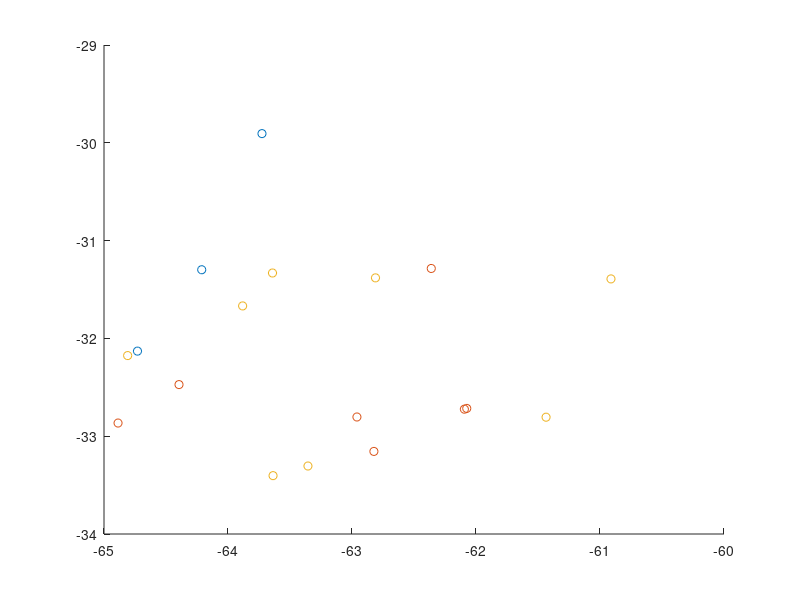

Reproduce this figure in MATLAB. (Note: this script raises an error after producing the figure.)
bal = [-64.212	-31.298
-64.73	-32.13
-63.726	-29.906];
	
flx = [
-62.36068333	-31.28495
-62.09375	-32.72371667
-62.07463333	-32.71578333
-62.96025	-32.8036
-64.88676667	-32.86536667
-62.82341667	-33.15558333
-64.39513333	-32.47223333];
	
	
met = [
-63.64116667	-31.33128333
-62.81066667	-31.38093333
-60.91148333	-31.39168333
-61.43495	-32.80568333
-63.3552	-33.3048
-63.63676667	-33.40331667
-64.80933333	-32.17568333
-63.88206667	-31.66796667];


%%
figure(476); clf
scatter(bal(:,1),bal(:,2),'ko'); hold on
scatter(flx(:,1),flx(:,2),'rx');
scatter(met(:,1),met(:,2),'bx');

% met 
% s13 La Insolente
% s15 Pilar
% s1
%
% flux
% s14
% s9

%% Variable check
fn = '~/Desktop/UIUC/2021Spring/ATMS 405/Project/EOL_Fluxes/isfs_tc_20180520.nc';
finfo = ncinfo(fn);
ll = length(finfo.Variables);
sn = 'h2o';
varnl = cell(1,ll);
j = 1;
for i = 1:ll
    vn = finfo.Variables(i).Name;
    if contains(vn,sn)
        varnl{j} = vn; j = j + 1;
    end
end
temp = varnl{1:j-1};

for i = 1:j-1
    fprintf('%s\n',varnl{i});
end

%%
flist = importdata('~/Desktop/UIUC/2021Spring/ATMS 405/Project/EOL_Fluxes/list_s.txt');
fll = length(flist);

rain = nan(3,288*fll);
rain_t = nan(3,288*fll);

rnv = {'Rainr_1m_s1','Rainr_1m_s13','Rainr_1m_s15'};
rntv = {'Rainr_tip_1m_s1','Rainr_tip_1m_s13','Rainr_tip_1m_s15'};

for i = 1:fll
    fn = ['~/Desktop/UIUC/2021Spring/ATMS 405/Project/EOL_Fluxes/' flist{i}];
    
    finfo = ncinfo(fn);
    for j = 1:length(finfo.Variables)
        vn = finfo.Variables(j).Name;
        tid  = ((i-1)*288+1):((i-1)*288+288);
        for k = 1:3
            if strcmp(vn,rnv{k})
                rain(k,tid) = ncread(fn,rnv{k});
            end
            if strcmp(vn,rntv{k})
                rain_t(k,tid) = ncread(fn,rntv{k});
            end
        end
    end
end

%%
drain = nan(3,fll);
draint = nan(3,fll);

for i = 1:fll
    tid = ((i-1)*288+1):((i-1)*288+288);
    drain(:,i) = sum(rain(:,tid),2);
    draint(:,i) = sum(rain_t(:,tid),2);
end

%%
% daily accum rain
p95 = nan(1,3);
p95(1) = prctile(drain(1,:),95);
p95(2) = prctile(drain(2,:),95);
p95(3) = prctile(drain(3,:),95);

days = 1:fll;
pdays = [];
for i = 1:3
    pday = days(drain(i,:)>=p95(i));
    % intersect days
    if i == 1
        pdays = pday;
    else
        pdays = intersect(pdays,pday);
    end
    % all days
%     pdays = unique([pdays pday]);
end

pdl = cell(1,length(pdays));
for i = 1:length(pdays)
    pdl{i} = flist{pdays(i)}(9:16);
end

%%
% 3-hour accum rain 
hrain = nan(3,fll*8);
hraint = nan(3,fll*8);

for i = 1:fll*8
    tid = ((i-1)*36+1):((i-1)*36+36);
    hrain(:,i) = sum(rain(:,tid),2);
    hraint(:,i) = sum(rain_t(:,tid),2);
end

p95 = nan(1,3);
p95(1) = prctile(hrain(1,:),95);
p95(2) = prctile(hrain(2,:),95);
p95(3) = prctile(hrain(3,:),95);

hours = 1:fll*8;
phours = [];
for i = 1:3
    phour = hours(hrain(i,:)>=p95(i));
    % intersect days
    if i == 1
        phours = phour;
    else
        phours = intersect(phours,phour);
    end
    % all days
%     pdays = unique([pdays pday]);
end

pdl = cell(1,length(phours));
for i = 1:length(phours)
    ymh = floor((phours(i)-1)/8)+1;
%     hhh = floor((phours(i)-(ymh-1)*8)/3)*3-3;
%     hhh = mod(phours(i)-1,8)-1;
    ymh = flist{ymh}(9:16);
%     if hhh < 0
%         hhh = hhh + 8; hhh = hhh*3;
%         ymh = datenum(ymh,'yyyymmdd')-1;
%         ymh = datestr(ymh,'yyyymmdd');
%     else
%         hhh = hhh*3;
%     end
    hhh = mod(phours(i)-1,8)*3;
    hhh = num2str(hhh,'%02d');
    pdl{i} = [ymh hhh 'Z'];
end
%%
figure(4398)
plot(hrain(2,:))
% i = 131;
% tid = ((i-1)*288+1):((i-1)*288+288);
% plot(rain(2,tid))

%%
% Now soil moisture! NO RH
flist = importdata('~/Desktop/UIUC/2021Spring/ATMS 405/Project/EOL_Fluxes/list_s.txt');
fll = length(flist);

qsoil = nan(5,288*fll);

rnv = {'RH_2m_s1','RH_2m_s13','RH_2m_s15',...
    'RH_2m_s9','RH_2m_s14'};

for i = 1:fll
    fn = ['~/Desktop/UIUC/2021Spring/ATMS 405/Project/EOL_Fluxes/' flist{i}];
    
    finfo = ncinfo(fn);
    for j = 1:length(finfo.Variables)
        vn = finfo.Variables(j).Name;
        tid  = ((i-1)*288+1):((i-1)*288+288);
        for k = 1:5
            if strcmp(vn,rnv{k})
                qsoil(k,tid) = ncread(fn,rnv{k});
            end
        end
    end
end

%%
% 3-hour mean rh
hrh = nan(5,fll*8);

for i = 1:fll*8
    tid = ((i-1)*36+1):((i-1)*36+36);
    hrh(:,i) = mean(qsoil(:,tid),2);
end

rh95 = nan(1,5);
for i = 1:5
    rh95(i) = prctile(hrh(i,:),5);
end

hours = 1:fll*8;
dhours = [];
for i = 1:5
    dhour = hours(hrh(i,:)<=rh95(i));
    % intersect days
    if i == 1
        dhours = dhour;
    else
        dhours = intersect(dhours,dhour);
    end
    % all days
%     pdays = unique([pdays pday]);
end

ddl = cell(1,length(dhours));
for i = 1:length(dhours)
    ymh = floor((dhours(i)-1)/8)+1;
%     hhh = floor((phours(i)-(ymh-1)*8)/3)*3-3;
%     hhh = mod(dhours(i)-1,8)-1;
    ymh = flist{ymh}(9:16);
%     if hhh < 0
%         hhh = hhh + 8; hhh = hhh*3;
%         ymh = datenum(ymh,'yyyymmdd')-1;
%         ymh = datestr(ymh,'yyyymmdd');
%     else
%         hhh = hhh*3;
%     end
    hhh = mod(dhours(i)-1,8)*3;
    hhh = num2str(hhh,'%02d');
    ddl{i} = [ymh hhh 'Z'];
end

%%
figure(4399)
plot(qsoil(1,:))

%% HERE GOES TEMPERATURE
% Now soil moisture! NO RH
flist = importdata('~/Desktop/UIUC/2021Spring/ATMS 405/Project/EOL_Fluxes/list_s.txt');
fll = length(flist);

fdat = nan(5,288*fll);

rnv = {'T_2m_s1','T_2m_s13','T_2m_s15',...
    'T_2m_s9','T_2m_s14'};

for i = 1:fll
    fn = ['~/Desktop/UIUC/2021Spring/ATMS 405/Project/EOL_Fluxes/' flist{i}];
    
    finfo = ncinfo(fn);
    for j = 1:length(finfo.Variables)
        vn = finfo.Variables(j).Name;
        tid  = ((i-1)*288+1):((i-1)*288+288);
        for k = 1:5
            if strcmp(vn,rnv{k})
                fdat(k,tid) = ncread(fn,rnv{k});
            end
        end
    end
end

%%
% 3-hour mean t2m
ht2m = nan(5,fll*8);

for i = 1:fll*8
    tid = ((i-1)*36+1):((i-1)*36+36);
    ht2m(:,i) = mean(fdat(:,tid),2);
end

t2m95 = nan(1,5);
for i = 1:5
    t2m95(i) = prctile(ht2m(i,:),95);
end

hours = 1:fll*8;
thours = [];
for i = 1:5
    thour = hours(ht2m(i,:)>=t2m95(i));
    % intersect days
    if i == 1
        thours = thour;
    else
        thours = intersect(thours,thour);
    end
    % all days
%     pdays = unique([pdays pday]);
end

tdl = cell(1,length(thours));
for i = 1:length(thours)
    ymh = floor((thours(i)-1)/8)+1;
%     hhh = floor((phours(i)-(ymh-1)*8)/3)*3-3;
%     hhh = mod(thours(i)-1,8)-1;
    ymh = flist{ymh}(9:16);
%     if hhh < 0
%         hhh = hhh + 8; hhh = hhh*3;
%         ymh = datenum(ymh,'yyyymmdd')-1;
%         ymh = datestr(ymh,'yyyymmdd');
%     else
%         hhh = hhh*3;
%     end
    hhh = mod(thours(i)-1,8)*3;
    hhh = num2str(hhh,'%02d');
    tdl{i} = [ymh hhh 'Z'];
end

%%
figure(4399)
plot(fdat(5,:))

%% HERE GOES Radiation
% Rsum Rin?
flist = importdata('~/Desktop/UIUC/2021Spring/ATMS 405/Project/EOL_Fluxes/list_s.txt');
fll = length(flist);

fdat = nan(5,288*fll);

rnv = {'Rsum_s1','Rsum_s13','Rsum_s15',...
    'Rsum_s9','Rsum_s14'};

for i = 1:fll
    fn = ['~/Desktop/UIUC/2021Spring/ATMS 405/Project/EOL_Fluxes/' flist{i}];
    
    finfo = ncinfo(fn);
    for j = 1:length(finfo.Variables)
        vn = finfo.Variables(j).Name;
        tid  = ((i-1)*288+1):((i-1)*288+288);
        for k = 1:5
            if strcmp(vn,rnv{k})
                fdat(k,tid) = ncread(fn,rnv{k});
            end
        end
    end
end

Rsum = fdat;
%% HERE GOES Radiation2
% Rsum Rin?
flist = importdata('~/Desktop/UIUC/2021Spring/ATMS 405/Project/EOL_Fluxes/list_s.txt');
fll = length(flist);

fdat = nan(5,288*fll);

rnv = {'Rsw_in_s1','Rsw_in_s13','Rsw_in_s15',...
    'Rsw_in_s9','Rsw_in_s14'};

for i = 1:fll
    fn = ['~/Desktop/UIUC/2021Spring/ATMS 405/Project/EOL_Fluxes/' flist{i}];
    
    finfo = ncinfo(fn);
    for j = 1:length(finfo.Variables)
        vn = finfo.Variables(j).Name;
        tid  = ((i-1)*288+1):((i-1)*288+288);
        for k = 1:5
            if strcmp(vn,rnv{k})
                fdat(k,tid) = ncread(fn,rnv{k});
            end
        end
    end
end

Rswin = fdat;